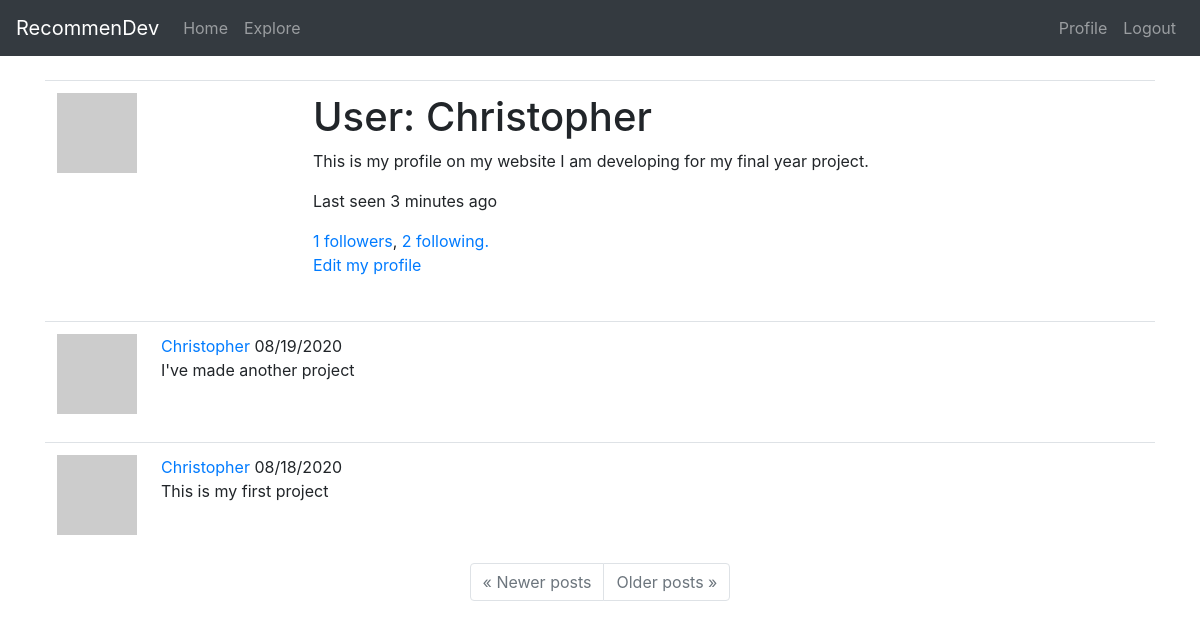
/user/Christopher (signed in), run on an earlier commit of the app's database.
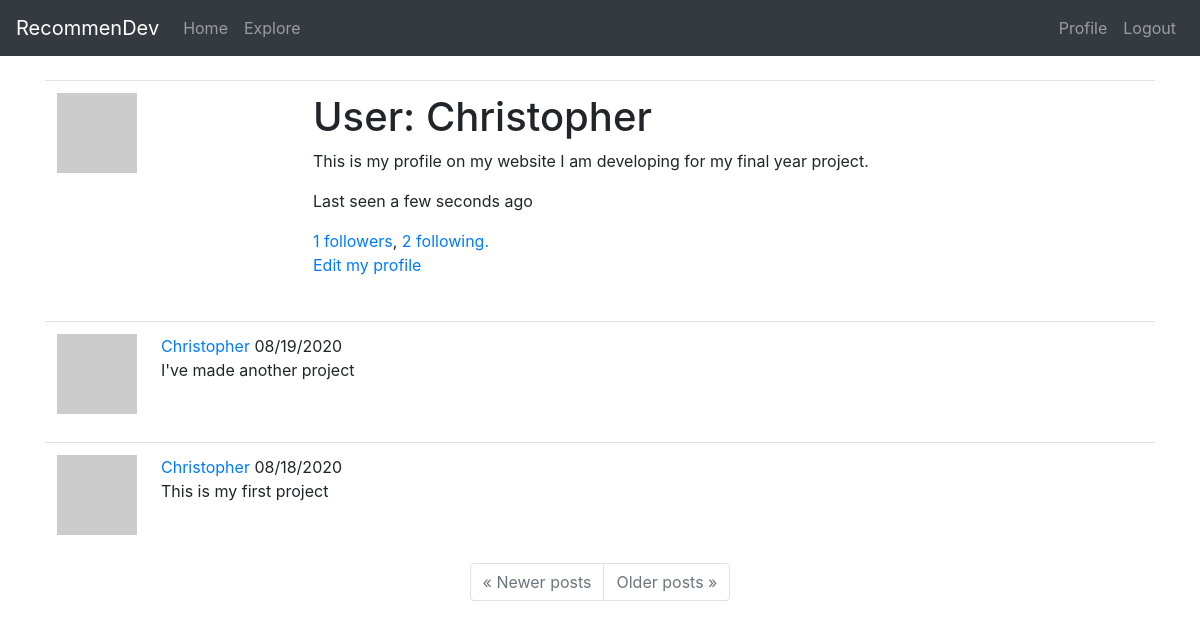
And on a later commit of the database.
### app/models.py (models this page shows, shortened)
class User(UserMixin, db.Model):
    id = db.Column(db.Integer, primary_key=True)
    username = db.Column(db.String(30), index=True, unique=True)
    email = db.Column(db.String(50), index=True, unique=True)
    password_hash = db.Column(db.String(128))
    projects = db.relationship('Project', backref='owner', lazy='dynamic')
    about_me = db.Column(db.String(140))
    last_seen = db.Column(db.DateTime, default=datetime.utcnow)
    followed = db.relationship(
        'User', secondary=followers,
        primaryjoin=(followers.c.follower_id == id),
        secondaryjoin=(followers.c.followed_id == id),
        backref=db.backref('followers', lazy='dynamic'), lazy='dynamic')
    def avatar(self, size):
        digest = md5(self.email.lower().encode('utf-8')).hexdigest()
        return 'https://www.gravatar.com/avatar/{}?d=retro&s={}'.format(digest, size)

class Project(db.Model):
    id = db.Column(db.Integer, primary_key=True)
    user_id = db.Column(db.Integer, db.ForeignKey('user.id'))
    title = db.Column(db.String(60))
    description = db.Column(db.String(150))
    timestamp = db.Column(db.DateTime, index=True, default=datetime.utcnow)
    language = db.Column(db.String(15))
    git_url = db.Column(db.String(50))

### app/routes.py (the view)
@app.route('/user/<username>')
@login_required
def user(username):
    user = User.query.filter_by(username=username).first_or_404()
    following = user.followed.all()
    followers = user.followers.all()
    page = request.args.get('page', 1, type=int)
    projects = user.projects.order_by(Project.timestamp.desc()).paginate(page, app.config['POSTS_PER_PAGE'], False)
    next_url = url_for('user', username=user.username, page=projects.next_num) \
        if projects.has_next else None
    prev_url = url_for('user', username=user.username, page=projects.prev_num) \
        if projects.has_prev else None
    form = EmptyForm()
    return render_template('user.html', title=f'{user.username}\'s profile', user=user, following=following, followers=followers, projects=projects.items, next_url=next_url, prev_url=prev_url, form=form)

### app/models.py (called while the page is built)
@login.user_loader
def load_user(id):
    return User.query.get(int(id))

### app/routes.py (called while the page is built)
@app.before_request
def before_request():
    if current_user.is_authenticated:
        current_user.last_seen = datetime.utcnow()
        db.session.commit()

### app/templates/user.html (shortened to what this page needs)
{% extends "base.html" %}
{% block content %}
    <table class="table table-hover">
        <tr>
            <td width="256px"><img src="{{ user.avatar(256) }}"></td>
            <td>
                <h1>User: {{ user.username }}</h1>
                {% if user.about_me %}<p>{{ user.about_me }}</p>{% endif %}
                {% if user.last_seen %}
                <p>Last seen {{ moment(user.last_seen).fromNow() }}</p>
                {% endif %}
                <a href="#", id="followers_btn", data-toggle="modal", data-target="#followers_modal">{{ user.followers.count() }} followers</a>, <a href="#", id="following_btn", data-toggle="modal", data-target="#following_modal">{{ user.followed.count() }} following.</a>
                {% if user == current_user %}
                <p><a href="{{ url_for('edit_profile') }}">Edit my profile</a></p>
                {% endif %}
            </td>
        </tr>
    </table>
    {% for project in projects %}
        {% include '_project.html' %}
    {% endfor %}
    <nav aria-label="...">
        <ul class="pagination justify-content-center">
            <li class="page-item{% if not prev_url %} disabled{% endif %}">
                <a class="page-link" href="{{ prev_url or '#' }}">
                    <span aria-hidden="true">&laquo;</span> Newer posts
                </a>
            </li>
            <li class="page-item{% if not next_url %} disabled{% endif %}">
                <a class="page-link" href="{{ next_url or '#' }}">
                    Older posts <span aria-hidden="true">&raquo;</span>
                </a>
            </li>
        </ul>
    </nav>
{% endblock %}

### app/templates/base.html (shortened to what this page needs)
<!DOCTYPE html>
<html lang="en">
<head>
    <link rel="stylesheet" href="https://stackpath.bootstrapcdn.com/bootstrap/4.5.2/css/bootstrap.min.css">
</head>
<body style="padding-top: 5rem;">
    <nav class="navbar navbar-expand-md navbar-dark bg-dark fixed-top">
        <a class="navbar-brand" href="{{ url_for('index') }}">RecommenDev</a>
        <div class="collapse navbar-collapse", id="navbarsExampleDefault">
            <ul class="navbar-nav mr-auto">
                <li class="nav-item"><a href="{{ url_for('index') }}" class="nav-link">Home</a></li>
                <li class="nav-item"><a href="{{ url_for('explore') }}" class="nav-link">Explore</a></li>
            </ul>
            <ul class="navbar-nav ml-auto">
                {% if current_user.is_anonymous %}
                <li class="nav-item"><a href="{{ url_for('login') }}" class="nav-link">Login</a></li>
                {% else %}
                <li class="nav-item"><a href="{{ url_for('user', username=current_user.username) }}" class="nav-link">Profile</a></li>
                <li class="nav-item"><a href="{{ url_for('logout') }}" class="nav-link">Logout</a></li>
                {% endif %}
            </ul>
        </div>
    </nav>
    <main role="main" class="container">
        {% block content %}{% endblock %}
    </main>
</body>
</html>

### app/templates/_project.html
<table class="table table-hover">
    <tr>
        <td width="70px">
            <a href="{{ url_for('user', username=project.owner.username) }}">
                <img src="{{ project.owner.avatar(70) }}" />
            </a>
        </td>
        <td>
            <span class="user_popup">
                <a href="{{ url_for('user', username=project.owner.username) }}">
                    {{ project.owner.username }}
                </a>
            </span>
            {{ moment(project.timestamp).format('L') }}
            <br>
            {{ project.title }}
        </td>
    </tr>
</table>

What changed in the data, as far as the page shows it:
changed User "Christopher": last_seen "3 minutes ago" → "a few seconds ago"
